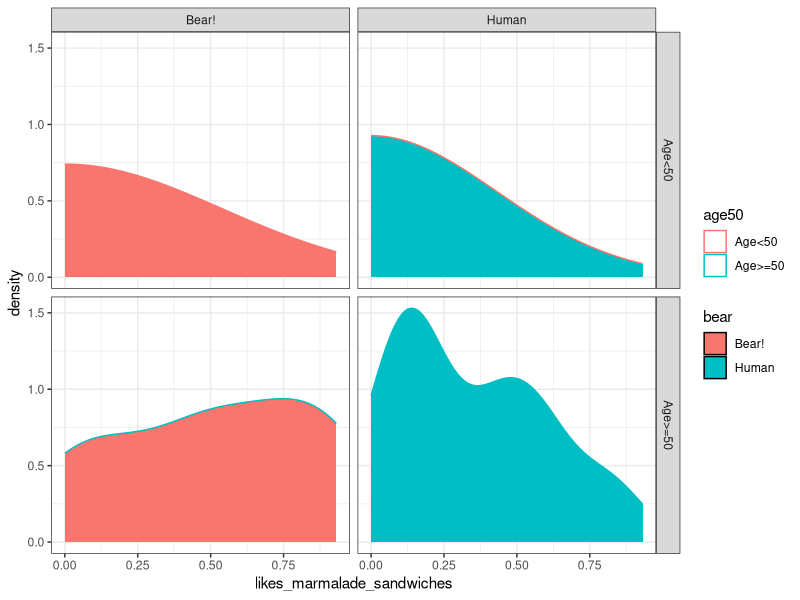

Recreate this plot in R.

## load required libraries
library(ggplot2)

## seed for reproducibility
set.seed(0405)

## Data generation

# The code below will produce a data.frame with 100 rows and 6 columns with
#  the following variables:

# age - Continuous variable. Represents age of individuals. Generated from
#   Normal(50, 10) distribution, which we assumed because the average animal
#   is 50 with a 100 year variance
# likes_sandwiches - Continuous variable bounded in [0,1]. Represents probability
#   of whether an individual likes sandwiches. Generated by assuming a logistic
#   function based on the `age` variable and with an  offset to ensure we
#   detect probability increasing as age increases
# is_bear - Logical variable. Represents which observations in our dataset are
#   bears. Generated as Bernoulli(0.3)
# likes_marmalade - Continuous variable bounded in [0,1]. Represents probability
#   of whether an individual likes maramalade. Generated by assuming a logistic
#   function based on the `is_bear` variable and with an offset and some random
#   noise.
# likes_marmalade_sandwiches - Continuous variable bounded in [0,1]. Represents
#   probability of an individual liking marmalade sandwiches, defined by multiplying
#   `likes_sandwiches` and `likes_marmalade`
# age50 - Character variable, either "Age>=50" if `age > 50`, else "Age<50".
#   We recommend using for visualisation only.
# bear - Character variable, either "Bear!" if `is_bear`, else "Human".
#   We recommend using for visualisation only.

age = rnorm(100, 50, 10)
likes_sandwiches = round(1 / (1 + exp(-age + 55)), 2)
is_bear = as.logical(rbinom(100, 1, 0.3))
likes_marmalade = round(1 / (1 + exp(-is_bear - rnorm(100, 1e-2) - 0.5)), 2)
likes_marmalade_sandwiches = likes_sandwiches * likes_marmalade
age50 = ifelse(age > 50, "Age>=50", "Age<50")
bear = ifelse(is_bear, "Bear!", "Human")

# create data.frame
df = data.frame(
  age, age50, likes_sandwiches, bear, likes_marmalade,
  likes_marmalade_sandwiches
)

# plot to check distributions as expected
ggplot(df, aes(x = likes_marmalade_sandwiches, color = age50, fill = bear)) +
  geom_density() +
  facet_grid(vars(age50), vars(bear)) +
  theme_bw()

# run logistic regression to confirm expected results
fit = glm(likes_marmalade_sandwiches > 0.5 ~ age + is_bear, binomial(link = "logit"))
fit
summary(fit)
